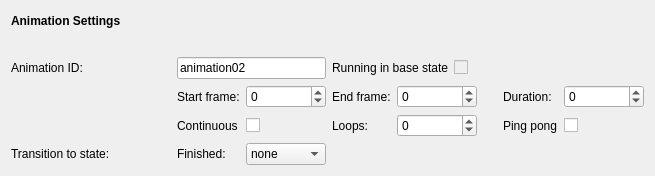
<?xml version="1.0" encoding="UTF-8"?>
<ui version="4.0">
 <class>QmlDesigner::TimelineAnimationForm</class>
 <widget class="QWidget" name="QmlDesigner::TimelineAnimationForm">
  <property name="geometry">
   <rect>
    <x>0</x>
    <y>0</y>
    <width>641</width>
    <height>176</height>
   </rect>
  </property>
  <layout class="QGridLayout" name="gridLayout">
   <item row="4" column="3">
    <widget class="QLabel" name="label_16">
     <property name="text">
      <string>Loops:</string>
     </property>
    </widget>
   </item>
   <item row="0" column="1">
    <widget class="QLabel" name="label_10">
     <property name="text">
      <string/>
     </property>
    </widget>
   </item>
   <item row="4" column="4" colspan="2">
    <widget class="QSpinBox" name="loops">
     <property name="minimumSize">
      <size>
       <width>80</width>
       <height>0</height>
      </size>
     </property>
     <property name="maximumSize">
      <size>
       <width>80</width>
       <height>16777215</height>
      </size>
     </property>
     <property name="minimum">
      <number>-1</number>
     </property>
     <property name="maximum">
      <number>1000</number>
     </property>
    </widget>
   </item>
   <item row="4" column="1">
    <widget class="QLabel" name="label_15">
     <property name="text">
      <string>Continuous</string>
     </property>
    </widget>
   </item>
   <item row="4" column="2">
    <widget class="QCheckBox" name="continuous">
     <property name="text">
      <string/>
     </property>
    </widget>
   </item>
   <item row="5" column="2">
    <widget class="QComboBox" name="transitionToState">
     <item>
      <property name="text">
       <string>none</string>
      </property>
     </item>
    </widget>
   </item>
   <item row="0" column="0">
    <widget class="QLabel" name="label_2">
     <property name="minimumSize">
      <size>
       <width>160</width>
       <height>0</height>
      </size>
     </property>
     <property name="font">
      <font>
       <weight>75</weight>
       <bold>true</bold>
      </font>
     </property>
     <property name="text">
      <string>Animation Settings</string>
     </property>
    </widget>
   </item>
   <item row="1" column="9">
    <spacer name="horizontalSpacer_5">
     <property name="orientation">
      <enum>Qt::Horizontal</enum>
     </property>
     <property name="sizeType">
      <enum>QSizePolicy::Expanding</enum>
     </property>
     <property name="sizeHint" stdset="0">
      <size>
       <width>213</width>
       <height>20</height>
      </size>
     </property>
    </spacer>
   </item>
   <item row="2" column="0">
    <widget class="QLabel" name="label_11">
     <property name="minimumSize">
      <size>
       <width>140</width>
       <height>0</height>
      </size>
     </property>
     <property name="text">
      <string>Animation ID:</string>
     </property>
    </widget>
   </item>
   <item row="3" column="9">
    <spacer name="horizontalSpacer_7">
     <property name="orientation">
      <enum>Qt::Horizontal</enum>
     </property>
     <property name="sizeType">
      <enum>QSizePolicy::Expanding</enum>
     </property>
     <property name="sizeHint" stdset="0">
      <size>
       <width>213</width>
       <height>20</height>
      </size>
     </property>
    </spacer>
   </item>
   <item row="3" column="8">
    <widget class="QSpinBox" name="duration">
     <property name="minimumSize">
      <size>
       <width>80</width>
       <height>0</height>
      </size>
     </property>
     <property name="maximumSize">
      <size>
       <width>80</width>
       <height>16777215</height>
      </size>
     </property>
     <property name="minimum">
      <number>-10000</number>
     </property>
     <property name="maximum">
      <number>10000</number>
     </property>
    </widget>
   </item>
   <item row="5" column="1">
    <widget class="QLabel" name="label_23">
     <property name="text">
      <string>Finished:</string>
     </property>
    </widget>
   </item>
   <item row="4" column="7">
    <widget class="QLabel" name="label_17">
     <property name="text">
      <string>Ping pong</string>
     </property>
    </widget>
   </item>
   <item row="4" column="8">
    <widget class="QCheckBox" name="pingPong">
     <property name="text">
      <string/>
     </property>
    </widget>
   </item>
   <item row="4" column="9">
    <spacer name="horizontalSpacer_8">
     <property name="orientation">
      <enum>Qt::Horizontal</enum>
     </property>
     <property name="sizeType">
      <enum>QSizePolicy::Expanding</enum>
     </property>
     <property name="sizeHint" stdset="0">
      <size>
       <width>213</width>
       <height>20</height>
      </size>
     </property>
    </spacer>
   </item>
   <item row="5" column="0">
    <widget class="QLabel" name="label_20">
     <property name="minimumSize">
      <size>
       <width>140</width>
       <height>0</height>
      </size>
     </property>
     <property name="text">
      <string>Transition to state:</string>
     </property>
    </widget>
   </item>
   <item row="2" column="1" colspan="2">
    <widget class="QLineEdit" name="idLineEdit">
     <property name="text">
      <string>animation02</string>
     </property>
    </widget>
   </item>
   <item row="2" column="3" colspan="2">
    <widget class="QLabel" name="label_18">
     <property name="enabled">
      <bool>true</bool>
     </property>
     <property name="text">
      <string>Running in base state</string>
     </property>
    </widget>
   </item>
   <item row="3" column="2">
    <widget class="QSpinBox" name="startFrame">
     <property name="sizePolicy">
      <sizepolicy hsizetype="Expanding" vsizetype="Fixed">
       <horstretch>0</horstretch>
       <verstretch>0</verstretch>
      </sizepolicy>
     </property>
     <property name="minimumSize">
      <size>
       <width>80</width>
       <height>0</height>
      </size>
     </property>
     <property name="maximumSize">
      <size>
       <width>80</width>
       <height>16777215</height>
      </size>
     </property>
     <property name="minimum">
      <number>-10000</number>
     </property>
     <property name="maximum">
      <number>10000</number>
     </property>
    </widget>
   </item>
   <item row="3" column="1">
    <widget class="QLabel" name="label_12">
     <property name="text">
      <string>Start frame:</string>
     </property>
    </widget>
   </item>
   <item row="2" column="5">
    <widget class="QCheckBox" name="running">
     <property name="enabled">
      <bool>false</bool>
     </property>
     <property name="text">
      <string/>
     </property>
    </widget>
   </item>
   <item row="2" column="9">
    <spacer name="horizontalSpacer_6">
     <property name="orientation">
      <enum>Qt::Horizontal</enum>
     </property>
     <property name="sizeType">
      <enum>QSizePolicy::Expanding</enum>
     </property>
     <property name="sizeHint" stdset="0">
      <size>
       <width>213</width>
       <height>20</height>
      </size>
     </property>
    </spacer>
   </item>
   <item row="3" column="7">
    <widget class="QLabel" name="label_14">
     <property name="text">
      <string>Duration:</string>
     </property>
    </widget>
   </item>
   <item row="3" column="3">
    <widget class="QLabel" name="label_13">
     <property name="text">
      <string>End frame:</string>
     </property>
    </widget>
   </item>
   <item row="3" column="4" colspan="3">
    <widget class="QSpinBox" name="endFrame">
     <property name="minimumSize">
      <size>
       <width>80</width>
       <height>0</height>
      </size>
     </property>
     <property name="maximumSize">
      <size>
       <width>80</width>
       <height>16777215</height>
      </size>
     </property>
     <property name="minimum">
      <number>-10000</number>
     </property>
     <property name="maximum">
      <number>10000</number>
     </property>
    </widget>
   </item>
  </layout>
 </widget>
 <resources/>
 <connections/>
</ui>
